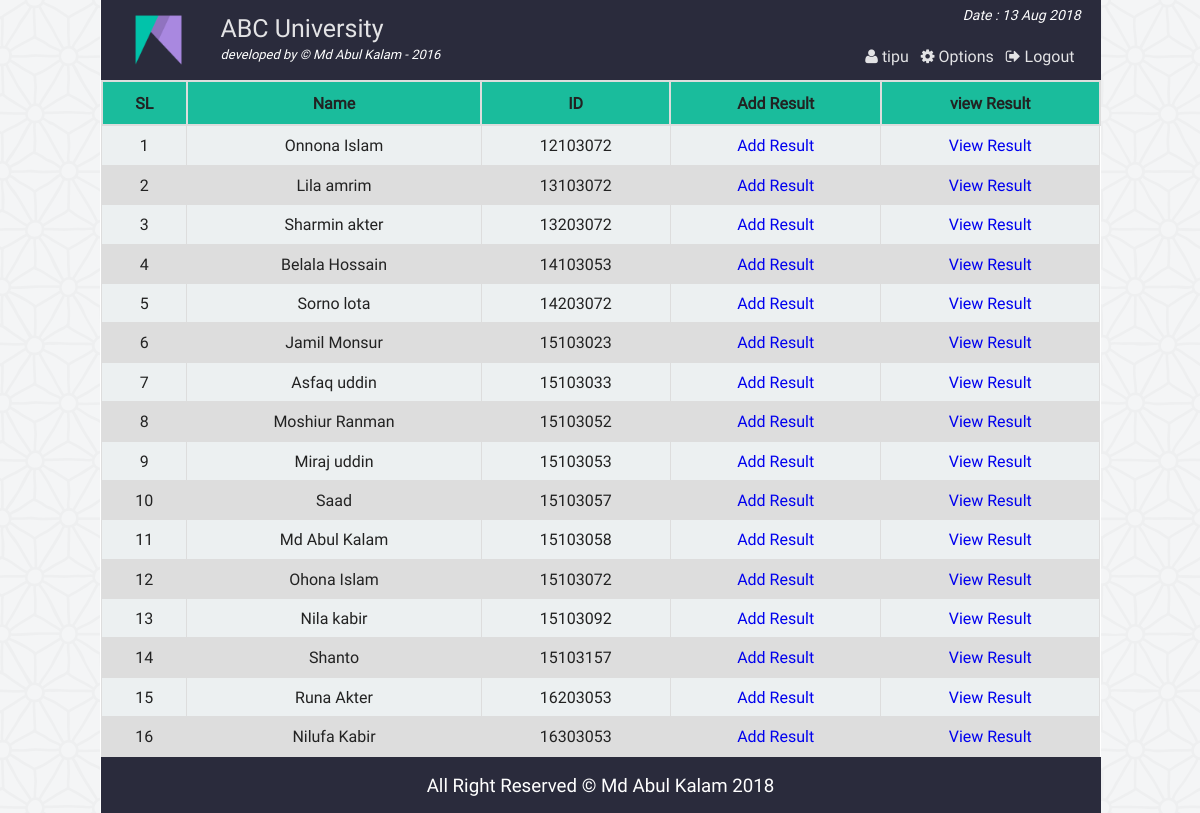
The app's page /st_result.php (signed in) with its own data.
### tables this page shows
CREATE TABLE IF NOT EXISTS `st_info` (
  `st_id` int(11) NOT NULL,
  `name` varchar(100) NOT NULL,
  `password` varchar(32) NOT NULL,
  `email` varchar(50) NOT NULL,
  `bday` date NOT NULL,
  `program` varchar(10) NOT NULL,
  `contact` varchar(20) NOT NULL,
  `gender` varchar(10) NOT NULL,
  `address` varchar(255) NOT NULL,
  `img` varchar(255) DEFAULT NULL,
  PRIMARY KEY (`st_id`)
);

### php/functions.php (called while the page is built, shortened)
<?php
class login_registration_class{
	public function get_all_student(){
		global $conn;
		$sql = "select * from st_info order by st_id ASC";
		$query = $conn->query($sql);
		return $query;
	}
};
?>

### st_result.php (the view, shortened to what this page needs)
<?php
	require "php/config.php";
	require_once "php/functions.php";
	$user = new login_registration_class();
?>
<?php
include "php/headertop_admin.php";
?>
<div class="all_student fix">
		<table class="tab_one" style="text-align:center;">
			<tr>
				<th style="text-align:center;">SL</th>
				<th style="text-align:center;">Name</th>
				<th style="text-align:center;">ID</th>
				<th style="text-align:center;">Add Result</th>
				<th style="text-align:center;">view Result</th>
			</tr>
			<?php
			$i=0;
				$alluser = $user->get_all_student();
				while($rows = $alluser->fetch_assoc()){
				$i++;
		?>
			<tr>
				<td><?php echo $i;?></td>
				<td><?php echo $rows['name'];?></td>
				<td><?php echo $rows['st_id'];?></td>
				<td><a href="add_result.php?ar=<?php echo $rows['st_id']; ?>&vn=<?php echo $rows['name'];?>">Add Result</a></td>
				<td><a href="view_result.php?vr=<?php echo $rows['st_id']; ?>&vn=<?php echo $rows['name'];?>">View Result</a></td>
			</tr>
			<?php } ?>
		</table>
</div>
<?php include "php/footerbottom.php";?>

### css/main.css (style rules this page uses)
html { color: #222; font-size: 1em; line-height: 1.4; }
a { text-decoration:none; }
.fix { overflow:hidden; }
body { font-family:roboto !important; background:url(../img/ptrn.png) repeat fixed; }
.st_reg th, td { padding: 8px; }
table.tab_one { width:100%; }
table.tab_one th { background:#1abc9c; padding:10px; font-weight:bold; text-align:left; }
table.tab_one td { border:1px solid #ddd; padding:8px; }
table.tab_one td a { text-decoration:none; }
table.tab_one tr:nth-child(odd) { background:#ddd; }
table.tab_one tr:nth-child(even) { background:#ecf0f1; }
.all_student { min-height:450px; }
table.att_tab tr,td,th { border:2px solid #ddd; border-collapse:collapse; padding:8px; }

### records on screen
st_info: name "Onnona Islam", st_id "12103072"
st_info: name "Lila amrim", st_id "13103072"
st_info: name "Sharmin akter", st_id "13203072"
st_info: name "Belala Hossain", st_id "14103053"
st_info: name "Sorno lota", st_id "14203072"
st_info: name "Jamil Monsur", st_id "15103023"
st_info: name "Asfaq uddin", st_id "15103033"
st_info: name "Moshiur Ranman", st_id "15103052"
st_info: name "Miraj uddin", st_id "15103053"
st_info: name "Saad", st_id "15103057"
st_info: name "Md Abul Kalam", st_id "15103058"
st_info: name "Ohona Islam", st_id "15103072"
st_info: name "Nila kabir", st_id "15103092"
st_info: name "Shanto", st_id "15103157"
st_info: name "Runa Akter", st_id "16203053"
st_info: name "Nilufa Kabir", st_id "16303053"

### other values on screen
$admin_name "tipu"
